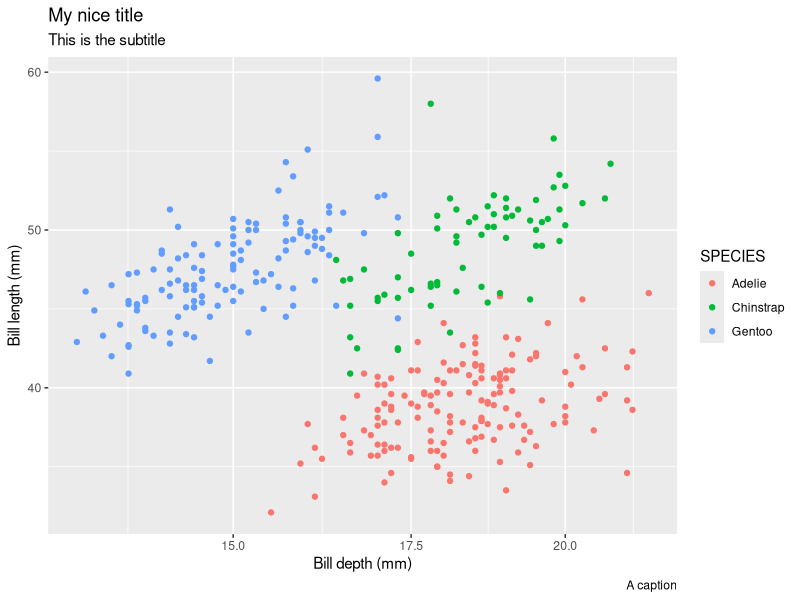
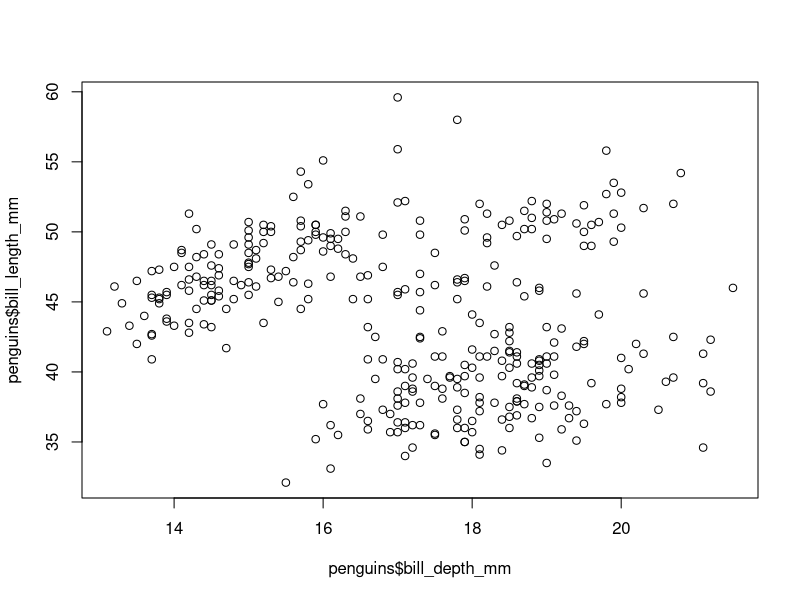

Generate these figures, in order, with R:
library(palmerpenguins)
library(ggplot2)
library(tidyverse)
ggplot(
  penguins, aes(
    bill_depth_mm,
    bill_length_mm,
    col = species
  )) +
  geom_point() +
  labs(
    x = "Bill depth (mm)",
    y = "Bill length (mm)",
    title = "My nice title",
    subtitle = "This is the subtitle",
    caption = "A caption",
    col = "SPECIES"
  ) +
  scale_x_log10()

plot(penguins$bill_depth_mm, penguins$bill_length_mm)